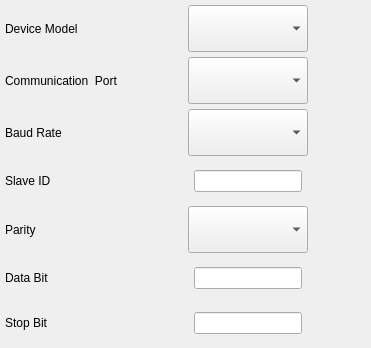
<?xml version="1.0" encoding="UTF-8"?>
<ui version="4.0">
 <class>ModbusSetWidgetForm</class>
 <widget class="QWidget" name="ModbusSetWidgetForm">
  <property name="geometry">
   <rect>
    <x>0</x>
    <y>0</y>
    <width>371</width>
    <height>348</height>
   </rect>
  </property>
  <property name="windowTitle">
   <string>Form</string>
  </property>
  <layout class="QVBoxLayout" name="verticalLayout" stretch="1,1,1,1,1,1,1">
   <property name="spacing">
    <number>5</number>
   </property>
   <property name="margin">
    <number>5</number>
   </property>
   <item>
    <layout class="QHBoxLayout" name="horizontalLayout_7">
     <item>
      <widget class="QLabel" name="label_7">
       <property name="minimumSize">
        <size>
         <width>120</width>
         <height>40</height>
        </size>
       </property>
       <property name="text">
        <string>Device Model</string>
       </property>
      </widget>
     </item>
     <item>
      <spacer name="horizontalSpacer_11">
       <property name="orientation">
        <enum>Qt::Horizontal</enum>
       </property>
       <property name="sizeHint" stdset="0">
        <size>
         <width>40</width>
         <height>20</height>
        </size>
       </property>
      </spacer>
     </item>
     <item>
      <widget class="QComboBox" name="device_model_">
       <property name="sizePolicy">
        <sizepolicy hsizetype="Preferred" vsizetype="Preferred">
         <horstretch>0</horstretch>
         <verstretch>0</verstretch>
        </sizepolicy>
       </property>
       <property name="minimumSize">
        <size>
         <width>120</width>
         <height>40</height>
        </size>
       </property>
      </widget>
     </item>
     <item>
      <spacer name="horizontalSpacer_12">
       <property name="orientation">
        <enum>Qt::Horizontal</enum>
       </property>
       <property name="sizeHint" stdset="0">
        <size>
         <width>40</width>
         <height>20</height>
        </size>
       </property>
      </spacer>
     </item>
    </layout>
   </item>
   <item>
    <layout class="QHBoxLayout" name="horizontalLayout">
     <item>
      <widget class="QLabel" name="label">
       <property name="minimumSize">
        <size>
         <width>120</width>
         <height>40</height>
        </size>
       </property>
       <property name="text">
        <string>Communication  Port</string>
       </property>
      </widget>
     </item>
     <item>
      <spacer name="horizontalSpacer">
       <property name="orientation">
        <enum>Qt::Horizontal</enum>
       </property>
       <property name="sizeHint" stdset="0">
        <size>
         <width>40</width>
         <height>20</height>
        </size>
       </property>
      </spacer>
     </item>
     <item>
      <widget class="QComboBox" name="com_port_">
       <property name="sizePolicy">
        <sizepolicy hsizetype="Preferred" vsizetype="Preferred">
         <horstretch>0</horstretch>
         <verstretch>0</verstretch>
        </sizepolicy>
       </property>
       <property name="minimumSize">
        <size>
         <width>120</width>
         <height>40</height>
        </size>
       </property>
      </widget>
     </item>
     <item>
      <spacer name="horizontalSpacer_3">
       <property name="orientation">
        <enum>Qt::Horizontal</enum>
       </property>
       <property name="sizeHint" stdset="0">
        <size>
         <width>40</width>
         <height>20</height>
        </size>
       </property>
      </spacer>
     </item>
    </layout>
   </item>
   <item>
    <layout class="QHBoxLayout" name="horizontalLayout_2">
     <item>
      <widget class="QLabel" name="label_2">
       <property name="minimumSize">
        <size>
         <width>120</width>
         <height>40</height>
        </size>
       </property>
       <property name="text">
        <string>Baud Rate</string>
       </property>
      </widget>
     </item>
     <item>
      <spacer name="horizontalSpacer_2">
       <property name="orientation">
        <enum>Qt::Horizontal</enum>
       </property>
       <property name="sizeHint" stdset="0">
        <size>
         <width>40</width>
         <height>20</height>
        </size>
       </property>
      </spacer>
     </item>
     <item>
      <widget class="QComboBox" name="baud_rate_">
       <property name="sizePolicy">
        <sizepolicy hsizetype="Preferred" vsizetype="Preferred">
         <horstretch>0</horstretch>
         <verstretch>0</verstretch>
        </sizepolicy>
       </property>
       <property name="minimumSize">
        <size>
         <width>120</width>
         <height>40</height>
        </size>
       </property>
      </widget>
     </item>
     <item>
      <spacer name="horizontalSpacer_4">
       <property name="orientation">
        <enum>Qt::Horizontal</enum>
       </property>
       <property name="sizeHint" stdset="0">
        <size>
         <width>40</width>
         <height>20</height>
        </size>
       </property>
      </spacer>
     </item>
    </layout>
   </item>
   <item>
    <layout class="QHBoxLayout" name="horizontalLayout_3">
     <item>
      <widget class="QLabel" name="label_3">
       <property name="minimumSize">
        <size>
         <width>120</width>
         <height>40</height>
        </size>
       </property>
       <property name="text">
        <string>Slave ID</string>
       </property>
      </widget>
     </item>
     <item>
      <spacer name="horizontalSpacer_5">
       <property name="orientation">
        <enum>Qt::Horizontal</enum>
       </property>
       <property name="sizeHint" stdset="0">
        <size>
         <width>40</width>
         <height>20</height>
        </size>
       </property>
      </spacer>
     </item>
     <item>
      <widget class="QLineEdit" name="slave_id_"/>
     </item>
     <item>
      <spacer name="horizontalSpacer_6">
       <property name="orientation">
        <enum>Qt::Horizontal</enum>
       </property>
       <property name="sizeHint" stdset="0">
        <size>
         <width>40</width>
         <height>20</height>
        </size>
       </property>
      </spacer>
     </item>
    </layout>
   </item>
   <item>
    <layout class="QHBoxLayout" name="horizontalLayout_4">
     <item>
      <widget class="QLabel" name="label_4">
       <property name="minimumSize">
        <size>
         <width>120</width>
         <height>40</height>
        </size>
       </property>
       <property name="text">
        <string>Parity</string>
       </property>
      </widget>
     </item>
     <item>
      <spacer name="horizontalSpacer_7">
       <property name="orientation">
        <enum>Qt::Horizontal</enum>
       </property>
       <property name="sizeHint" stdset="0">
        <size>
         <width>40</width>
         <height>20</height>
        </size>
       </property>
      </spacer>
     </item>
     <item>
      <widget class="QComboBox" name="parity_">
       <property name="sizePolicy">
        <sizepolicy hsizetype="Preferred" vsizetype="Preferred">
         <horstretch>0</horstretch>
         <verstretch>0</verstretch>
        </sizepolicy>
       </property>
       <property name="minimumSize">
        <size>
         <width>120</width>
         <height>40</height>
        </size>
       </property>
      </widget>
     </item>
     <item>
      <spacer name="horizontalSpacer_8">
       <property name="orientation">
        <enum>Qt::Horizontal</enum>
       </property>
       <property name="sizeHint" stdset="0">
        <size>
         <width>40</width>
         <height>20</height>
        </size>
       </property>
      </spacer>
     </item>
    </layout>
   </item>
   <item>
    <layout class="QHBoxLayout" name="horizontalLayout_6">
     <item>
      <widget class="QLabel" name="label_6">
       <property name="minimumSize">
        <size>
         <width>120</width>
         <height>40</height>
        </size>
       </property>
       <property name="text">
        <string>Data Bit</string>
       </property>
      </widget>
     </item>
     <item>
      <spacer name="horizontalSpacer_17">
       <property name="orientation">
        <enum>Qt::Horizontal</enum>
       </property>
       <property name="sizeHint" stdset="0">
        <size>
         <width>40</width>
         <height>20</height>
        </size>
       </property>
      </spacer>
     </item>
     <item>
      <widget class="QLineEdit" name="data_bit_"/>
     </item>
     <item>
      <spacer name="horizontalSpacer_18">
       <property name="orientation">
        <enum>Qt::Horizontal</enum>
       </property>
       <property name="sizeHint" stdset="0">
        <size>
         <width>40</width>
         <height>20</height>
        </size>
       </property>
      </spacer>
     </item>
    </layout>
   </item>
   <item>
    <layout class="QHBoxLayout" name="horizontalLayout_5">
     <item>
      <widget class="QLabel" name="label_5">
       <property name="minimumSize">
        <size>
         <width>120</width>
         <height>40</height>
        </size>
       </property>
       <property name="text">
        <string>Stop Bit</string>
       </property>
      </widget>
     </item>
     <item>
      <spacer name="horizontalSpacer_9">
       <property name="orientation">
        <enum>Qt::Horizontal</enum>
       </property>
       <property name="sizeHint" stdset="0">
        <size>
         <width>40</width>
         <height>20</height>
        </size>
       </property>
      </spacer>
     </item>
     <item>
      <widget class="QLineEdit" name="stop_bit_"/>
     </item>
     <item>
      <spacer name="horizontalSpacer_10">
       <property name="orientation">
        <enum>Qt::Horizontal</enum>
       </property>
       <property name="sizeHint" stdset="0">
        <size>
         <width>40</width>
         <height>20</height>
        </size>
       </property>
      </spacer>
     </item>
    </layout>
   </item>
  </layout>
 </widget>
 <resources/>
 <connections/>
</ui>
